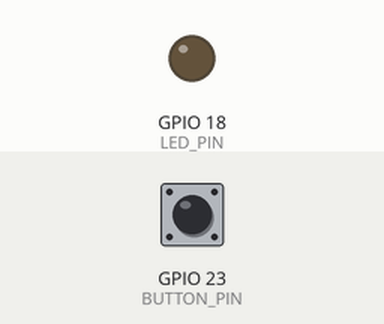
Recording of a sketch running on a simulated ESP32. On the bench: output pins drawn as LEDs (lit = HIGH). Dashed ring = blinking. The test bench sets the inputs (shaded band); at power-on: GPIO 23 (BUTTON_PIN) LOW.

Above: at 1.2 s.
1.3 s: GPIO 23 (BUTTON_PIN) pulled HIGH for 3.2 s
At 1.8 s:
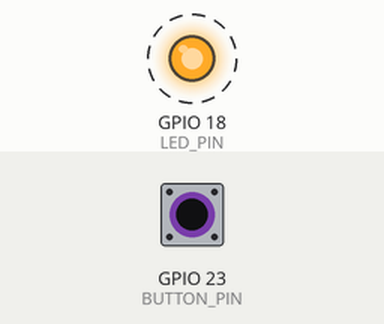
6.0 s: GPIO 23 (BUTTON_PIN) pulled HIGH for 0.15 s
At 6.6 s:
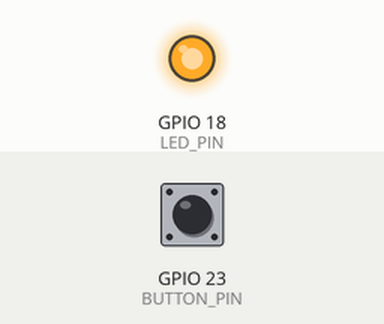
7.6 s: GPIO 23 (BUTTON_PIN) pulled HIGH for 1 s
At 9.0 s:
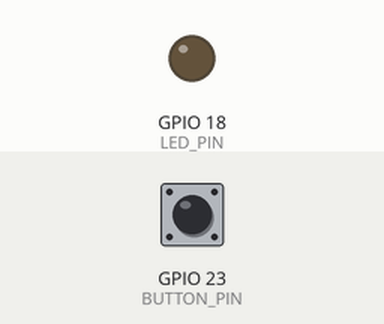
Timing chart, 0 to 10.6 s (numbered marks = the images above; inputs shaded):
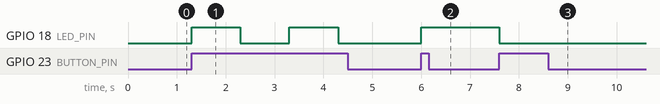

Measured:
- after the input at 1.3 s, GPIO 18 (LED_PIN): alternates HIGH for 1.0 s and LOW for 1.0 s, starting at once
- after the input at 6.0 s, GPIO 18 (LED_PIN): LOW → HIGH at once
- after the input at 7.6 s, GPIO 18 (LED_PIN): HIGH → LOW at once

The sketch:

_Project__03.3__Door_Detection_System.ino
```cpp
/*
  Door Detection System with ESP32 (no external sensors required)
  Made by Fawwaz Abrial Saffa

  Reference Article: https://medium.com/@fawwazabrials/door-opener-detection-system-project-3-esp32-internal-sensors-588a7132f481
*/

// set pins
const uint8_t BUTTON_PIN = 23;
const uint8_t LED_PIN = 18;
const uint8_t BUZZER_PIN = 19;

// initialize program states
bool systemState;
int hallVal;

void setup() {
  pinMode(BUTTON_PIN, INPUT);
  pinMode(LED_PIN, OUTPUT);
  pinMode(BUZZER_PIN, OUTPUT);

  systemState = false;
  hallVal = 150;
}

void loop() {
  if (digitalRead(BUTTON_PIN) == HIGH) {
    systemState = !systemState;
    digitalWrite(LED_PIN, systemState);

    delay(1000);
  }

  if (systemState) {
    hallVal = hallRead();
    if (!(hallVal >= 200 || hallVal <= 50)) {
      tone(BUZZER_PIN, 659, 5);
    } else noTone(BUZZER_PIN);
  }
}
```
